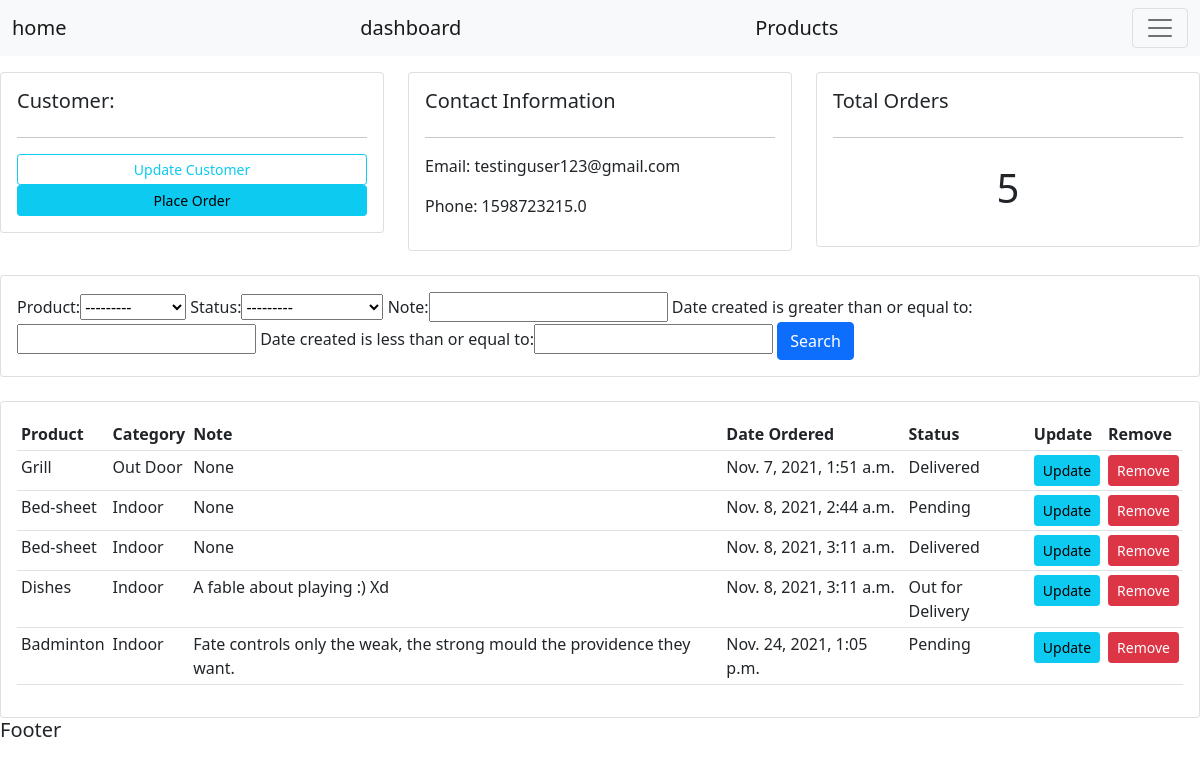
The app's page /customer/2/ with its own data.
### accounts/models.py (models this page shows, shortened)
class Customer(models.Model):
    name = models.CharField(max_length=300, null=True)
    email = models.EmailField(null=True, blank=True)
    phone = models.FloatField(null=True, blank=True)
    date_created = models.DateTimeField(auto_now_add=True)

class Order(models.Model):
    STATUS = (
        ('Pending', 'Pending'),
        ('Out for Delivery', 'Out for Delivery'),
        ('Delivered', 'Delivered'),
        )
    customer = models.ForeignKey(Customer, null=True, on_delete=models.SET_NULL)
    product = models.ForeignKey(Product, null=True, on_delete=models.SET_NULL)
    date_created = models.DateTimeField(auto_now_add=True)
    status = models.CharField(max_length=200, null=True , choices=STATUS)
    note = models.CharField(max_length=200, null=True )

class Product(models.Model):
    CATEGORY =(
                ('Indoor', 'Indoor'),
                ('Out Door', 'Outdoor'),
                )
    name = models.CharField(max_length=200, null=True)
    price = models.FloatField(null=True)
    category = models.CharField(max_length=200, null=True,  choices=CATEGORY)
    description = models.CharField(max_length=200, null=True, blank=True)
    date_created = models.DateTimeField(auto_now_add=True)
    tags = models.ManyToManyField(Tag)
    def __str__(self):
        return self.name

### accounts/views.py (the view)
# urls.py: path('customer/<str:pk_test>/', views.customers, name="customer"),
def customers(request, pk_test):
    customer = Customer.objects.get(id=pk_test)
    orders = customer.order_set.all()
    orders_count = orders.count()
    myFilter = OrderFilter(request.GET, queryset=orders)
    orders = myFilter.qs
    context = {'customer': customer , 'orders':orders,
               'orders_count': orders_count, 'myFilter':myFilter}
    return render(request, 'accounts/customers.html', context)

### accounts/templates/accounts/customers.html
{% extends 'accounts/base.html' %}
{% block content %}
    	<br>
<div class="row">
	<div class="col-md">
		<div class="card card-body">
			<h5>Customer:</h5>
			<hr>
			<a class="btn btn-outline-info  btn-sm btn-block" href="">Update Customer</a>
			<a class="btn btn-info  btn-sm btn-block" href="{% url 'create_order' customer.id %}">Place Order </a>
		</div>
	</div>
	<div class="col-md">
		<div class="card card-body">
			<h5>Contact Information</h5>
			<hr>
			<p>Email: {{customer.email}} </p>
			<p>Phone: {{customer.phone}} </p>
		</div>
	</div>
	<div class="col-md">
		<div class="card card-body">
			<h5>Total Orders</h5>
			<hr>
			<h1 style="text-align: center;padding: 10px">{{orders_count}}</h1>
		</div>
	</div>
</div>
<br>
<div class="row">
	<div class="col">
		<div class="card card-body">
			<form method="get">
				{{ myFilter.form}}
		    <button class="btn btn-primary" type="submit">Search</button>
		  </form>
		</div>
	</div>
</div>
<br>
<div class="row">
	<div class="col-md">
		<div class="card card-body">
			<table class="table table-sm">
				<tr>
					<th>Product</th>
					<th>Category</th>
					<th>Note</th>
					<th>Date Ordered</th>
					<th>Status</th>
					<th>Update</th>
					<th>Remove</th>
				</tr>
				{% for i in orders %}
					<tr>
						<td> {{i.product}}</td>
						<td> {{i.product.category}}</td>
						<td> {{i.note}}</td>
						<td> {{i.date_created}}</td>
						<td> {{i.status}}</td>
						<td> <a class="btn btn-sm btn-info" href="{% url 'update_order' i.id %}">Update</a> </td>
						<td> <a class="btn btn-sm btn-danger" href="{% url 'delete_order' i.id %}">Remove</a> </td>
					</tr>
				{% endfor%}
			</table>
		</div>
	</div>
</div>
{% endblock content %}

### records on screen
Customer: email "testinguser123@gmail.com", phone "1598723215.0"
Order: product "Grill", product.category "Out Door", note "None", date_created "Nov. 7, 2021, 1:51 a.m.", status "Delivered"
Order: product "Bed-sheet", product.category "Indoor", note "None", date_created "Nov. 8, 2021, 2:44 a.m.", status "Pending"
Order: product "Bed-sheet", product.category "Indoor", note "None", date_created "Nov. 8, 2021, 3:11 a.m.", status "Delivered"
Order: product "Dishes", product.category "Indoor", note "A fable about playing :) Xd", date_created "Nov. 8, 2021, 3:11 a.m.", status "Out for Delivery"
Order: product "Badminton", product.category "Indoor", note "Fate controls only the weak, the strong mould the providence they want.", date_created "Nov. 24, 2021, 1:05 p.m.", status "Pending"

### other values on screen
{{ orders_count }} "5"
